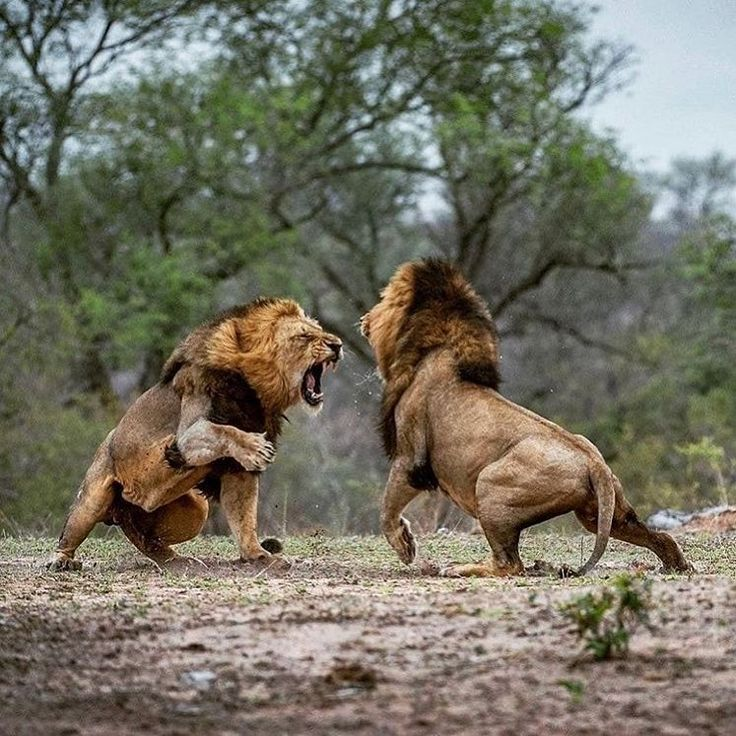
#> input picture OpenCV/04_OpenCV_IMAGE_PROCESSING/04_HISTOGRAM/lion.png, 736 x 736 px
$ jupyter execute histogram.ipynb
#> lines starting #> are read from the running program, lines starting #| are printed output that depends on the picture
[cell 1]
import cv2 as cv
import numpy as np
from matplotlib import pyplot as plt

[cell 2]
def custom_hist(gray):
    h,w = gray.shape
    hist = np.zeros([256], dtype=np.int32)
    for row in range(h):
        for col in range(w):
            pv = gray[row,col]
            hist[pv] +=1
    y_pos = np.arange(0, 256, 1, dtype=np.int32)
    plt.bar(y_pos, hist, align='center', color='r', alpha=0.5)
    plt.xticks(y_pos,y_pos)
    plt.ylabel('Frequency')
    plt.title('Histogram')
    plt.show()

[cell 3]
def image_hist(image):
    cv.imshow('input', image)
    color = ('blue', 'green', 'red')
    for i, color in enumerate(color):
        hist = cv.calcHist([image],[i],None,[256],[0,256])
        plt.plot(hist, color = color)
        plt.xlim([0,256])
    plt.show()

[cell 4]
src = cv.imread('lion.png')
#> src is the input picture: shape (736, 736, 3); mean B, G, R 98.9, 113.4, 116.5
cv.namedWindow('input',cv.WINDOW_AUTOSIZE)
cv.imshow('input', src)

gray = cv.cvtColor(src, cv.COLOR_BGR2GRAY)
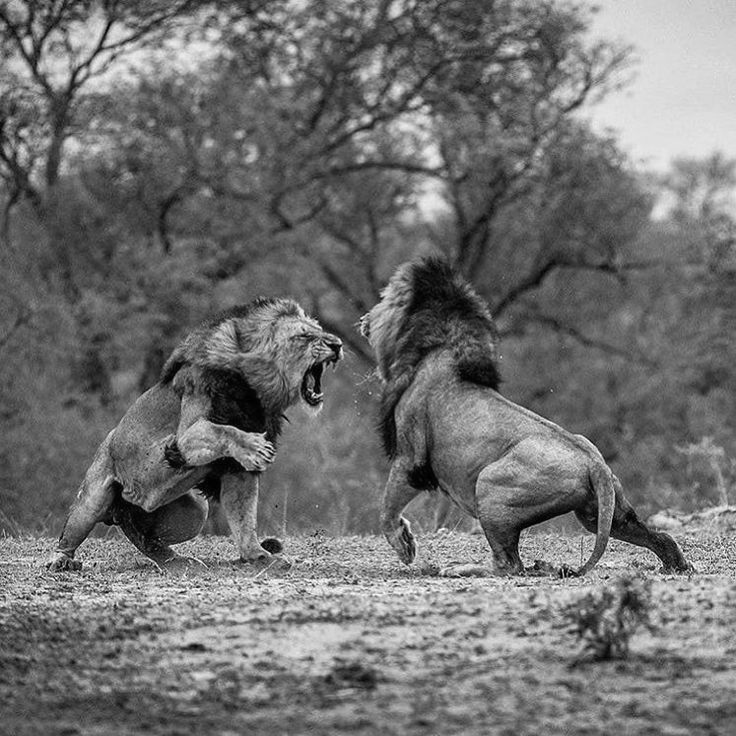
#> gray: shape (736, 736); min 0, max 253, mean 112.6

custom_hist(gray)
#> after the loop in custom_hist, `for row in range(h):`: hist = 256 values, max 6654 at index 91, min 0 at index 254, mean 2116
#> in custom_hist, `plt.show()`:
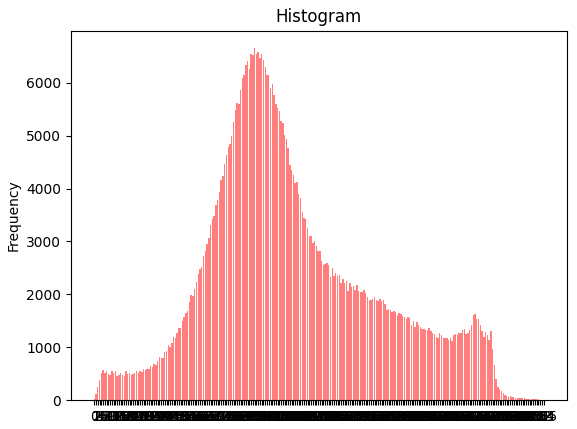
#> figure drawn by matplotlib, 1 panel; tallest bar 6654 high, from x = 90.6 to 91.4
image_hist(src)
#> in image_hist, `plt.show()`:
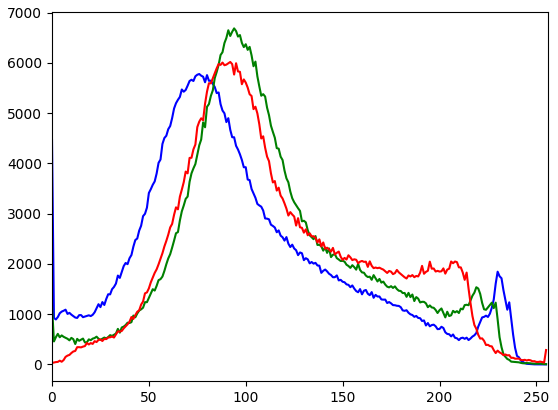
#> figure drawn by matplotlib, 1 panel; curve peaks at x = 76, y = 5780; curve peaks at x = 94, y = 6688; curve peaks at x = 92, y = 6020
cv.waitKey(10000)
cv.destroyAllWindows()
